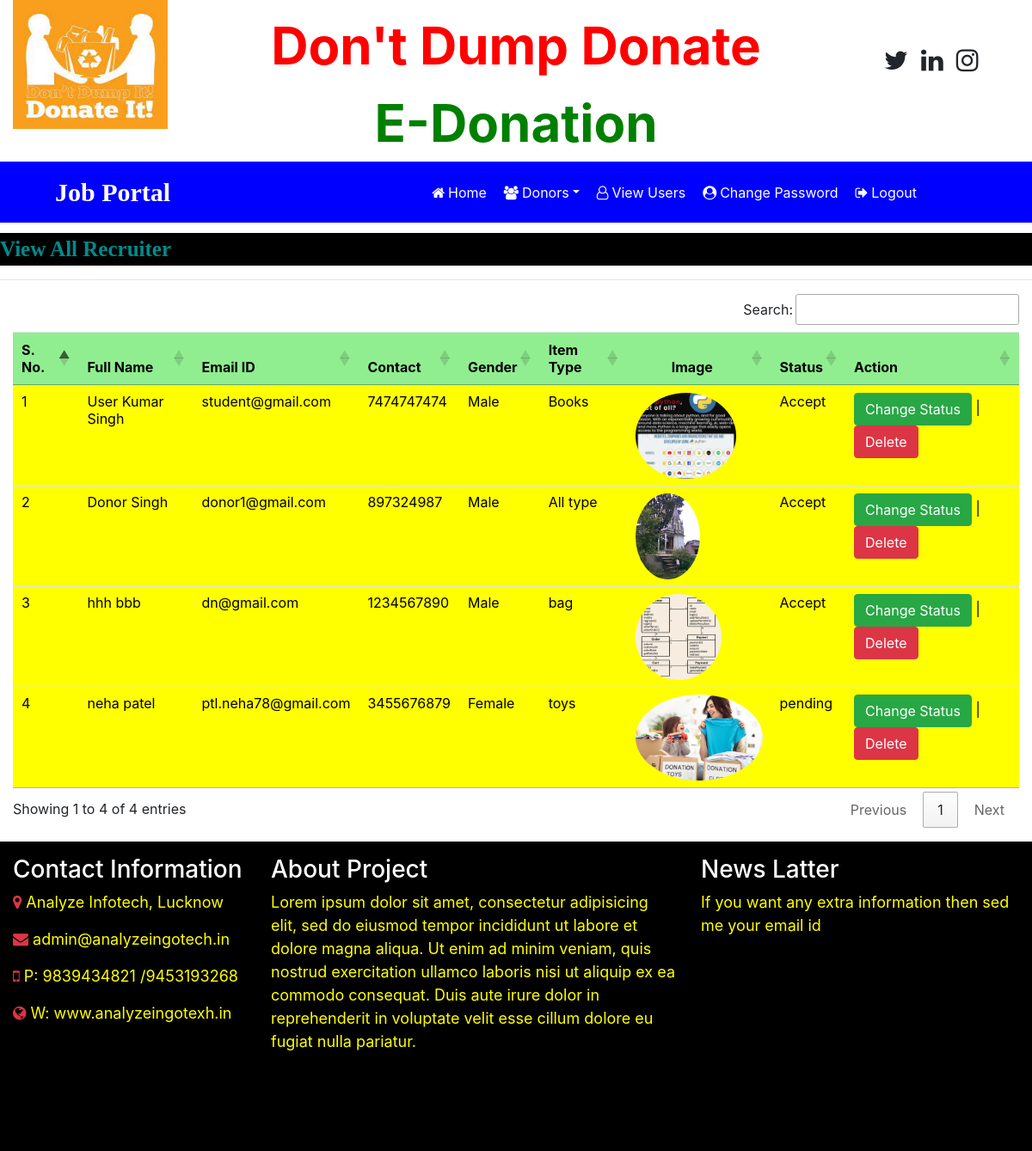
Page /recuiter_all (signed in) on the committed database.
### job/models.py (models this page shows, shortened)
class Recuiter(models.Model):
    user=models.ForeignKey(User,on_delete=models.CASCADE)
    mobile = models.CharField(max_length=20,null=True)
    image = models.FileField(null=True)
    gender = models.CharField(max_length=10,null=True)
    company=models.CharField(max_length=100,null=True)
    type = models.CharField(max_length=20,null=True)
    status=models.CharField(max_length=20,null=True)

### job/views.py (the view)
# urls.py: path('recuiter_all', recuiter_all, name="recuiter_all"),
def recuiter_all(request):
    if not request.user.is_authenticated:
        return redirect('admin_login')
    data = Recuiter.objects.all()
    d = {'data': data}
    return render(request, 'recuiter_all.html', d)

### job/templates/recuiter_all.html
{% load static %}
{% block body %}
{% include 'admin_navigation.html' %}
<marquee style="font-family: 'Monotype Corsiva'; font-size:25px; color:darkcyan; background-color:black; font-weight:bold; margin-top:1%">
        View All Recruiter
</marquee>
<hr>
<div class="container-fluid">
<table class="table table-hover " id="example">
    <thead>
    <tr style="background-color: lightgreen; color : black">
        <th>S. No.</th>
        <th>Full Name</th>
        <th>Email ID</th>
        <th>Contact</th>
        <th>Gender</th>
        <th>Item Type</th>
        <th><center>Image</center></th>
        <th>Status</th>
        <th>Action</th>
    </tr>
    </thead>
    <tbody style="background-color:yellow; color: black">
    {% for i in data %}
    <tr>
        <td>{{forloop.counter}}</td>
        <td>{{i.user.first_name}} {{i.user.last_name}}</td>
        <td>{{i.user.username}}</td>
        <td>{{i.mobile}}</td>
        <td>{{i.gender}}</td>
        <td>{{i.company}}</td>
        <td><img src="{{i.image.url}}" style="100px ; height : 100px ; border-radius:50%"></td>
        <td>{{i.status}}</td>
        <td><a href="{% url 'change_status' i.id %}" class="btn btn-success">Change Status</a>
        | <a href="{% url 'delete_recuiter' i.user.id %}" class="btn btn-danger" onclick="return confirm('Are you Sure?')">Delete</a>
        </td>
    </tr>
    {% endfor %}
    </tbody>
</table>
</div>
{% include 'footer.html' %}
{% endblock %}

### rows in the picture
Recuiter: user.first_name "User Kumar", user.last_name "Singh", user.username "student@gmail.com", mobile "7474747474", gender "Male", company "Books", image (picture), status "Accept"
Recuiter: user.first_name "Donor", user.last_name "Singh", user.username "donor1@gmail.com", mobile "897324987", gender "Male", company "All type", image (picture), status "Accept"
Recuiter: user.first_name "hhh", user.last_name "bbb", user.username "dn@gmail.com", mobile "1234567890", gender "Male", company "bag", image (picture), status "Accept"
Recuiter: user.first_name "neha", user.last_name "patel", user.username "ptl.neha78@gmail.com", mobile "3455676879", gender "Female", company "toys", image (picture), status "pending"
